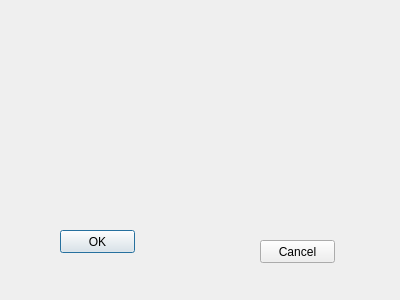
<?xml version="1.0" encoding="UTF-8"?>
<ui version="4.0">
 <class>Dialog</class>
 <widget class="QDialog" name="Dialog">
  <property name="geometry">
   <rect>
    <x>0</x>
    <y>0</y>
    <width>400</width>
    <height>300</height>
   </rect>
  </property>
  <property name="windowTitle">
   <string>Dialog</string>
  </property>
  <widget class="QPushButton" name="OKButton">
   <property name="geometry">
    <rect>
     <x>60</x>
     <y>230</y>
     <width>75</width>
     <height>23</height>
    </rect>
   </property>
   <property name="text">
    <string>OK</string>
   </property>
  </widget>
  <widget class="QPushButton" name="CancelButton">
   <property name="geometry">
    <rect>
     <x>260</x>
     <y>240</y>
     <width>75</width>
     <height>23</height>
    </rect>
   </property>
   <property name="text">
    <string>Cancel</string>
   </property>
  </widget>
 </widget>
 <resources/>
 <connections/>
</ui>
